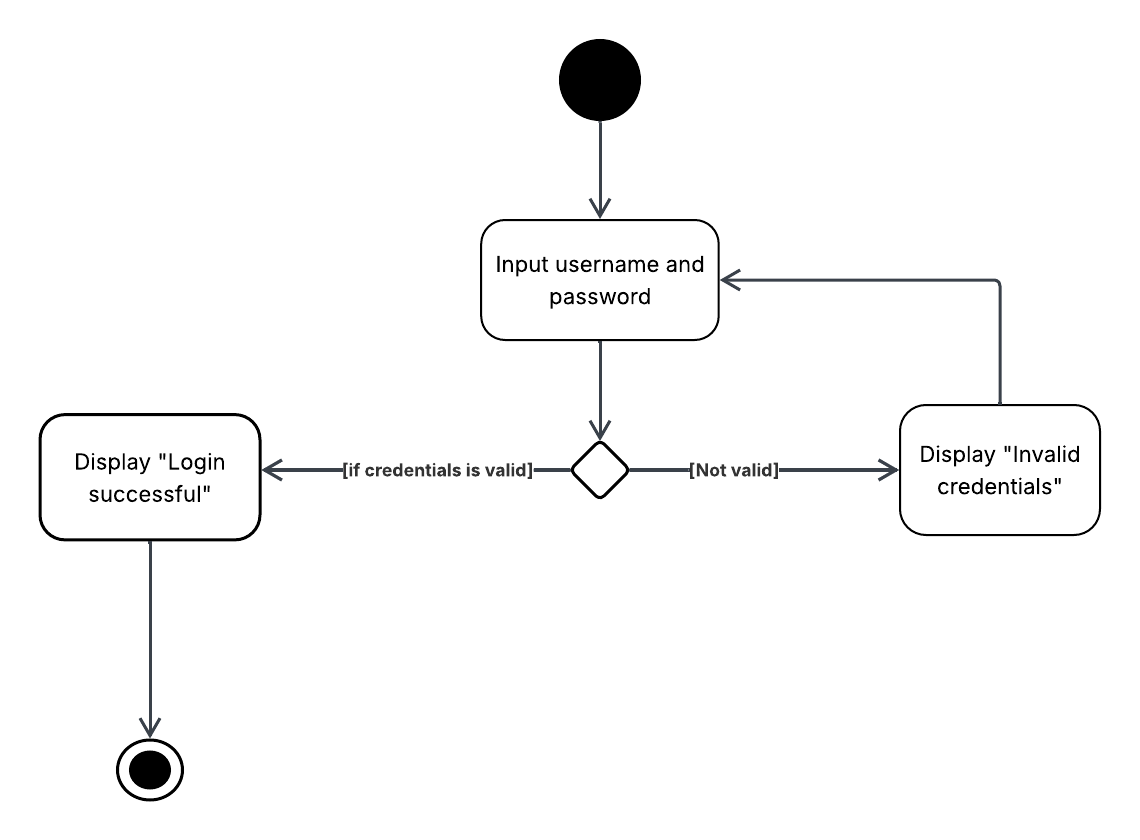
#> input picture images/login.png, 1140 x 840 px, found by its file name
$ python detect_arrow.py
#> lines starting #> are read from the running program, lines starting #| are printed output that depends on the picture; after the words box and inside, x2 and y2 are one past the last pixel; in counts of white or black regions, pixels touching at a corner belong together
import cv2
import numpy as np
import matplotlib.pyplot as plt

def preprocess_image(image_path):
    """
    Loads an image and converts it to a clean binary version.
    """
#> called with image_path = './images/login.png'
    # Read image
    img = cv2.imread(image_path)
#> img is the input picture: shape (840, 1140, 3); mean B, G, R 249.4, 249.4, 249.4
    if img is None:
        raise ValueError(f"Image at {image_path} not loaded. Check the path.")

    # Convert to grayscale and blur to reduce noise
    gray = cv2.cvtColor(img, cv2.COLOR_BGR2GRAY)
    blurred = cv2.GaussianBlur(gray, (5, 5), 0)

    # Use adaptive thresholding for varying lighting conditions
    binary = cv2.adaptiveThreshold(blurred, 255, cv2.ADAPTIVE_THRESH_GAUSSIAN_C,
                                  cv2.THRESH_BINARY_INV, 11, 2)
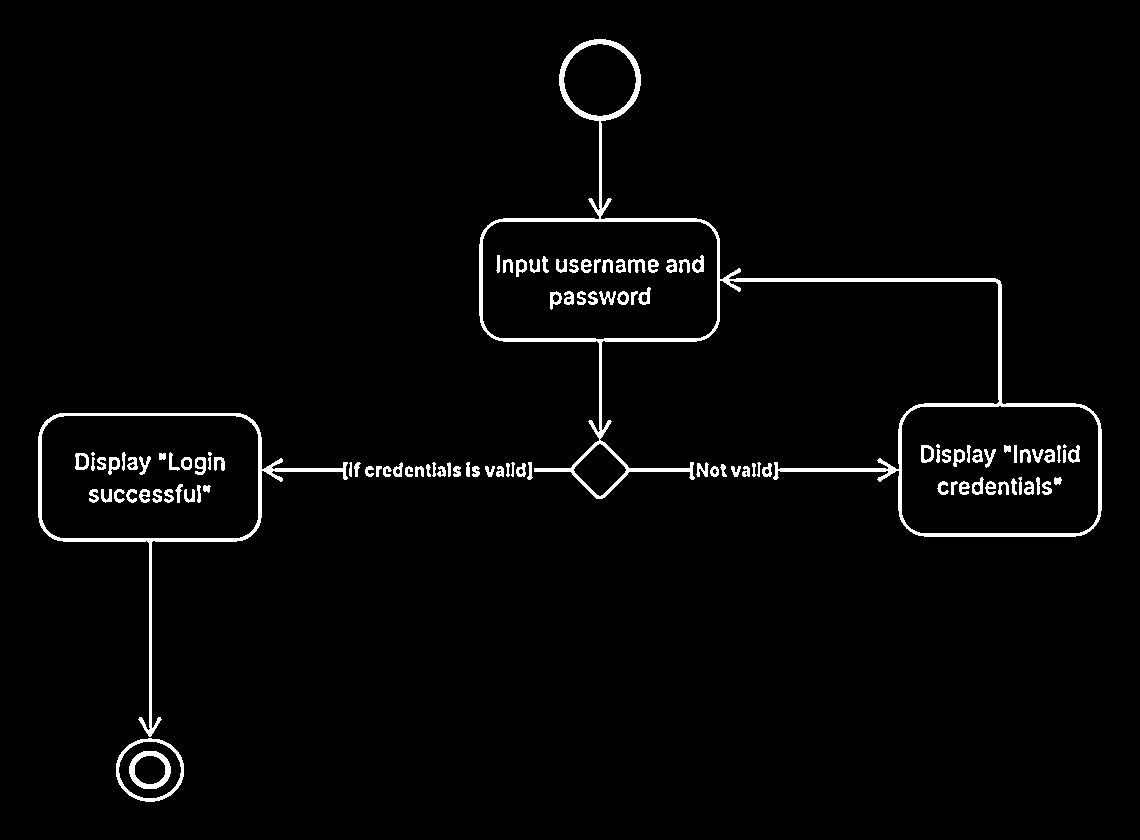
#> binary: shape (840, 1140); 2.4% white; 112 white regions (4 under 20 px), largest, box (x1, y1, x2, y2) and area: (479, 39, 1102, 537) 10324, (38, 413, 348, 737) 3574, (116, 738, 184, 802) 714

    # Morphological closing to close small holes inside shapes
    kernel_close = np.ones((3, 3), np.uint8)
    binary = cv2.morphologyEx(binary, cv2.MORPH_CLOSE, kernel_close)
#> binary: shape (840, 1140); 2.5% white; 34 white regions, largest, box (x1, y1, x2, y2) and area: (479, 39, 1102, 537) 11410, (38, 413, 361, 802) 4436, (577, 287, 651, 305) 611

    # Morphological opening to remove small noise points
    kernel_open = np.ones((3, 3), np.uint8)
    binary = cv2.morphologyEx(binary, cv2.MORPH_OPEN, kernel_open)
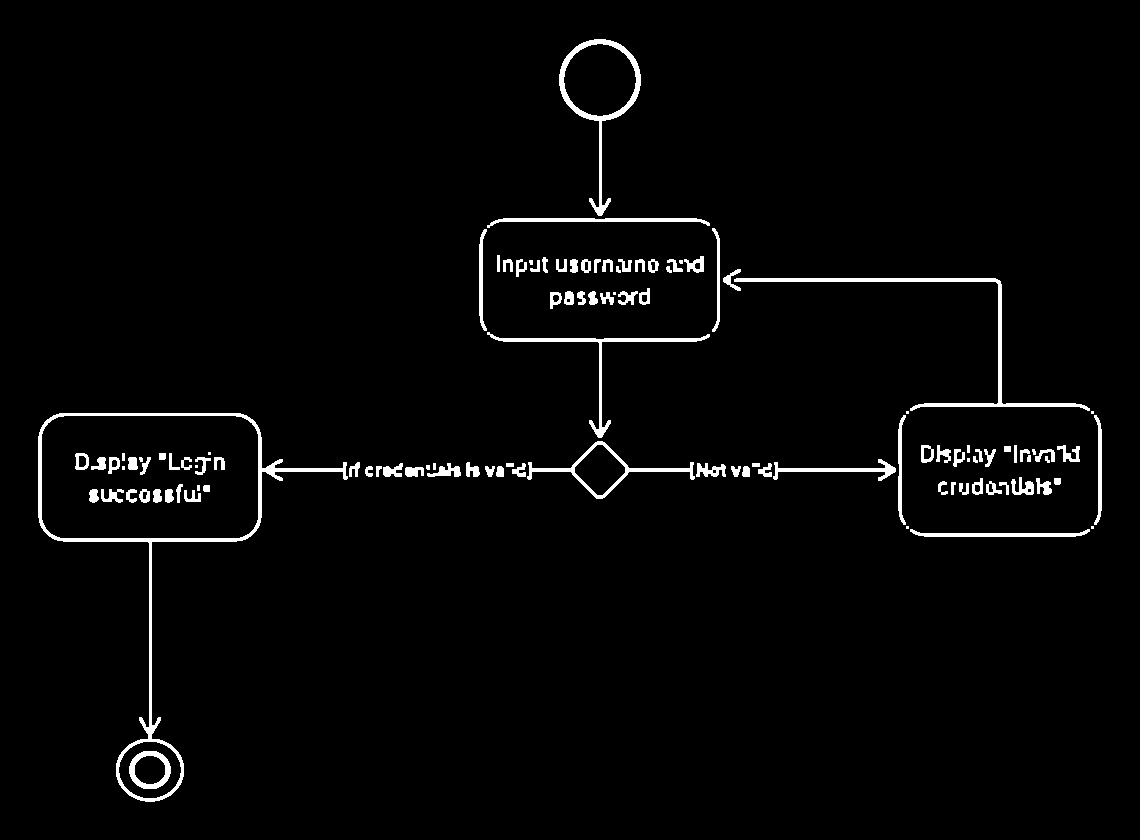
#> binary: shape (840, 1140); 2.4% white; 113 white regions (15 under 20 px)

    return img, binary

def separate_connected_components(binary_img, original_img):
    """
    The core function to separate connected components using the Watershed algorithm.
    Returns a list of masks for each separated object.
    """
    # Step 1: Sure background area via dilation
    kernel = np.ones((3,3), np.uint8)
    sure_bg = cv2.dilate(binary_img, kernel, iterations=2)

    # Step 2: Sure foreground area via distance transform + thresholding
    dist_transform = cv2.distanceTransform(binary_img, cv2.DIST_L2, 5)

    # Normalize the distance transform for easier thresholding
    cv2.normalize(dist_transform, dist_transform, 0, 1.0, cv2.NORM_MINMAX)

    # Adjust this threshold (0.3-0.7) to control what is considered "sure foreground"
    ret, sure_fg = cv2.threshold(dist_transform, 0.5 * dist_transform.max(), 255, 0)
    sure_fg = sure_fg.astype(np.uint8)

    # Step 3: Find the unknown region (boundary area)
    unknown = cv2.subtract(sure_bg, sure_fg)

    # Step 4: Label markers for the sure foreground
    ret, markers = cv2.connectedComponents(sure_fg)

    # Add one to all labels so that sure background is not 0, but 1
    markers = markers + 1

    # Now, mark the region of unknown with zero
    markers[unknown == 255] = 0

    # Apply Watershed algorithm. This modifies the original image in-place.
    img_for_watershed = original_img.copy()
    markers = cv2.watershed(img_for_watershed, markers)

    # After watershed, boundaries are marked with -1, and objects have values >= 2
    # Let's create a mask for each separate object
    separated_masks = []
    for marker_val in np.unique(markers):
        if marker_val > 1:  # Skip background (-1, 1) and unknown (0)
            mask = np.zeros_like(binary_img, dtype=np.uint8)
            mask[markers == marker_val] = 255
            separated_masks.append(mask)

    return separated_masks, markers

def is_arrow(contour, mask_area):
    """
    Heuristic function to determine if a contour is likely an arrow.
    This is crucial for UML diagram interpretation.
    """
    area = cv2.contourArea(contour)
    if area < 100:  # Too small to be a significant arrow
        return False

    # Get the bounding rectangle and aspect ratio
    x, y, w, h = cv2.boundingRect(contour)
    aspect_ratio = float(w) / h

    # Arrows are often long and thin, or have a triangular head
    # Check for high aspect ratio (long horizontal arrow) or low (long vertical arrow)
    is_long_and_thin = aspect_ratio > 4.0 or aspect_ratio < 0.25

    # Check compactness (how close the shape is to a circle)
    # Arrows are less compact than boxes or circles.
    perimeter = cv2.arcLength(contour, True)
    if perimeter > 0:
        compactness = 4 * np.pi * area / (perimeter * perimeter)
    else:
        compactness = 0

    is_non_compact = compactness < 0.2  # Circles have compactness ~1, lines ~0

    # Check for a triangular tip using contour approximation
    epsilon = 0.03 * perimeter
    approx = cv2.approxPolyDP(contour, epsilon, True)
    has_pointy_tip = len(approx) >= 3 and len(approx) <= 7  # Triangles/pentagons for arrowheads

    # Check convexity defects - an arrowhead often has significant defects
    hull = cv2.convexHull(contour, returnPoints=False)
    if len(hull) > 3:
        defects = cv2.convexityDefects(contour, hull)
        if defects is not None:
            # Check if any defect is deep enough to be an arrowhead
            for i in range(defects.shape[0]):
                s, e, f, d = defects[i, 0]
                if d > 10000:  # This value is distance-dependent, may need tuning
                    has_pointy_tip = True
                    break

    # A shape is likely an arrow if it's long and thin OR has a pointy tip
    return (is_long_and_thin or has_pointy_tip) and is_non_compact

def process_uml_diagram(image_path):
    """
    Main function to process a UML diagram image, separate connected components,
    and identify arrows.
    """
    # 1. Preprocess the image
    original_img, binary_img = preprocess_image(image_path)
    result_img = original_img.copy()

    # 2. Find initial contours to see connected objects
    contours, hierarchy = cv2.findContours(binary_img, cv2.RETR_EXTERNAL, cv2.CHAIN_APPROX_SIMPLE)
#> contours = 87 contours, 17 with area under 20; largest, box (x1, y1, x2, y2) and area: (38, 413, 348, 802) 32162, (559, 39, 641, 216) 5470, (527, 441, 695, 499) 2386, (734, 278, 1090, 411) 1676, (487, 332, 710, 438) 944

    print(f"Found {len(contours)} initial contour(s)")
#| Found 87 initial contour(s)

    # 3. We'll store final results here
    arrow_contours = []
    shape_contours = []

    for i, cnt in enumerate(contours):
        area = cv2.contourArea(cnt)
        if area < 500:  # Ignore very small artifacts
            continue

        # Create a mask for this specific contour
        contour_mask = np.zeros_like(binary_img)
        cv2.drawContours(contour_mask, [cnt], -1, 255, -1)

        # Check if this might be multiple connected objects
        # Try to separate using watershed on this specific contour region
        separated_masks, markers = separate_connected_components(contour_mask, original_img)

        print(f"Contour {i+1} separated into {len(separated_masks)} component(s)")

        # Analyze each separated component
        for mask in separated_masks:
            # Find the contour of this separated component
            comp_contours, _ = cv2.findContours(mask, cv2.RETR_EXTERNAL, cv2.CHAIN_APPROX_SIMPLE)
            if comp_contours:
                comp_cnt = comp_contours[0]

                # Classify as arrow or shape
                if is_arrow(comp_cnt, cv2.countNonZero(mask)):
                    arrow_contours.append(comp_cnt)
                    # Draw arrow in green
                    cv2.drawContours(result_img, [comp_cnt], -1, (0, 255, 0), 2)
                else:
                    shape_contours.append(comp_cnt)
                    # Draw shape in red
                    cv2.drawContours(result_img, [comp_cnt], -1, (0, 0, 255), 2)
#> this loop made 87 passes
#> cnt on passes 22, 25, 42, 44: [[752, 463], [752, 466], [759, 466], [759, 463]], [[506, 463], [506, 466], [513, 466], [513, 463]], [[1004, 446], [1004, 451], [1010, 451], [1010, 446]], [[1014, 445], [1014, 462], [1016, 462], [1016, 445]]
#| Contour 1 separated into 1 component(s)
#| Contour 31 separated into 1 component(s)
#| Contour 48 separated into 1 component(s)
#| Contour 51 separated into 1 component(s)
#| Contour 54 separated into 4 component(s)
#| Contour 63 separated into 3 component(s)
#| Contour 86 separated into 2 component(s)
#| Contour 87 separated into 1 component(s)
#> pass 1, in separate_connected_components, `ret, sure_fg = cv2.threshold(dist_transform, 0.5 * dist_transform.max(..`:
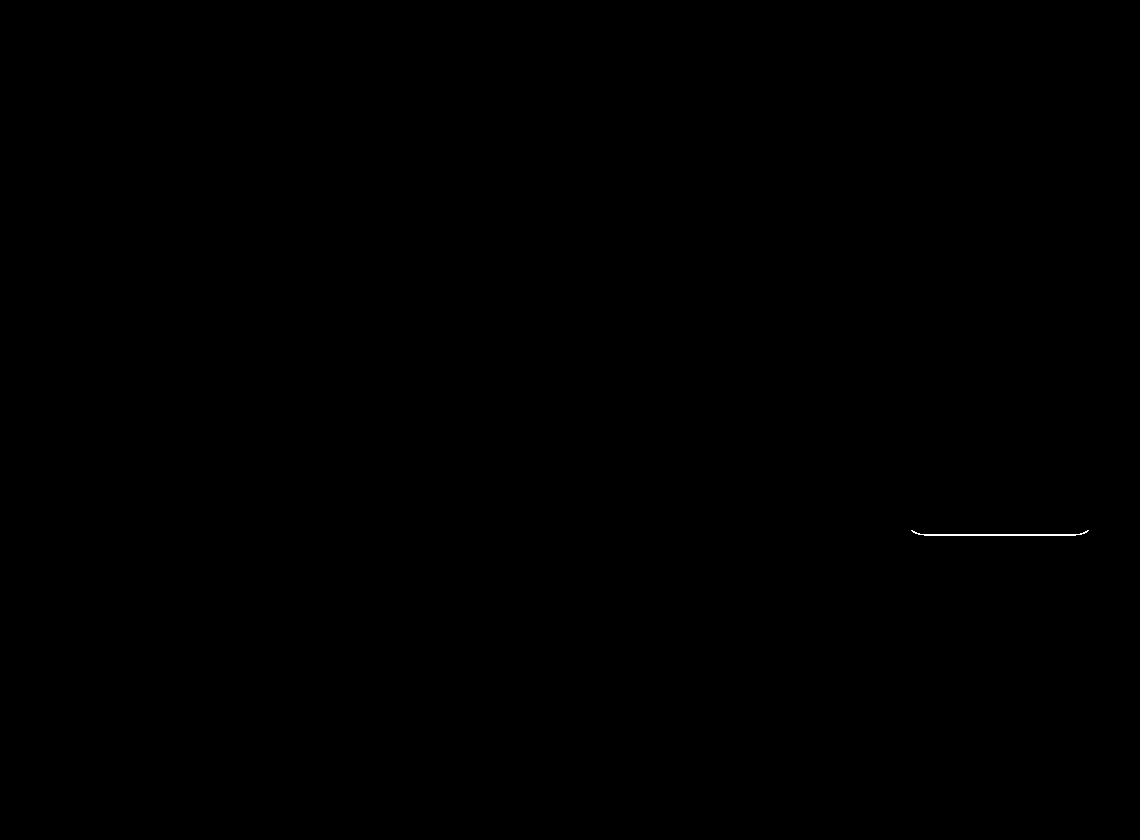
#> sure_fg: shape (840, 1140) float32; 0.04% white in thin lines or dots, all inside (x1, y1, x2, y2) = (911, 530, 1089, 536)
#> after the loop: contour_mask: shape (840, 1140); 0.6% white; 1 white region, box (x1, y1, x2, y2) and area: (559, 39, 641, 216) 5699
#> after the loop: mask: shape (840, 1140); 0.56% white; 1 white region
#> after the loop:
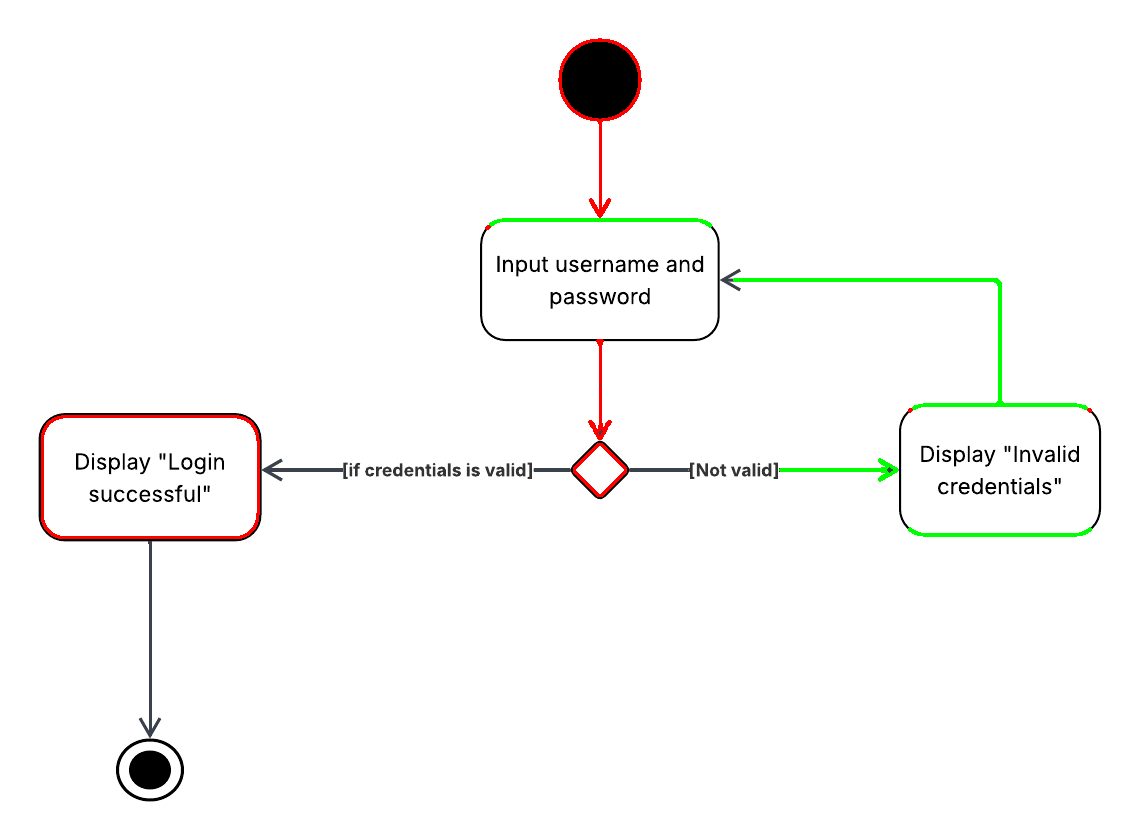
#> result_img: shape (840, 1140, 3); 0.93% of pixels changed, all inside (x1, y1, x2, y2) = (41, 38, 1092, 539)
#> after the loop, arrow_contours = 4 contours; box (x1, y1, x2, y2) and area: (734, 279, 1088, 409) 561, (780, 459, 897, 481) 208, (490, 219, 711, 227) 207, (909, 528, 1091, 536) 169; shape_contours = 10 contours, 6 with area under 20; largest, box (x1, y1, x2, y2) and area: (42, 416, 259, 538) 25669, (559, 39, 641, 217) 5113, (574, 444, 626, 496) 1449, (594, 386, 607, 439) 70

    # 4. Display and save results
    plt.figure(figsize=(20, 10))

    plt.subplot(1, 3, 1)
    plt.imshow(cv2.cvtColor(original_img, cv2.COLOR_BGR2RGB))
    plt.title('Original UML Diagram')
    plt.axis('off')

    plt.subplot(1, 3, 2)
    plt.imshow(binary_img, cmap='gray')
    plt.title('Binary Image')
    plt.axis('off')

    plt.subplot(1, 3, 3)
    plt.imshow(cv2.cvtColor(result_img, cv2.COLOR_BGR2RGB))
    plt.title(f'Detected Arrows (Green): {len(arrow_contours)}\nShapes (Red): {len(shape_contours)}')
    plt.axis('off')

    plt.tight_layout()
    plt.savefig('uml_analysis_result.png', dpi=300, bbox_inches='tight')
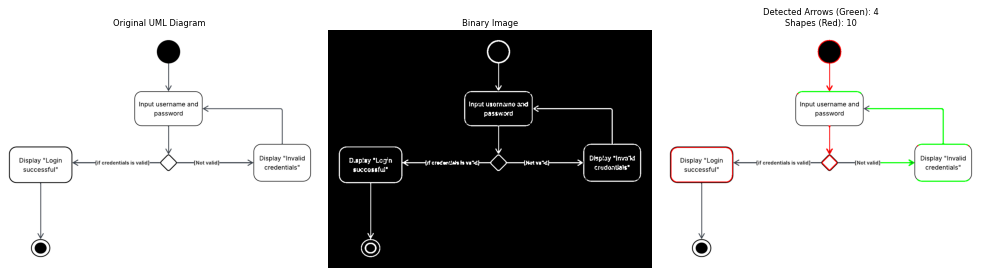
#> figure drawn by matplotlib, 3 panels
    plt.show()

    return arrow_contours, shape_contours, result_img

# --- MAIN EXECUTION ---
if __name__ == "__main__":
    image_path = "./images/login.png"  # <-- REPLACE WITH YOUR IMAGE PATH

    try:
        arrows, shapes, result_image = process_uml_diagram(image_path)
#> arrows has the same summary as arrow_contours in process_uml_diagram; shapes has the same summary as shape_contours in process_uml_diagram
        print(f"Analysis complete! Found {len(arrows)} arrows and {len(shapes)} shapes.")
#| Analysis complete! Found 4 arrows and 10 shapes.

        # Save the result image
        cv2.imwrite("detected_arrows_and_shapes.jpg", result_image)

    except Exception as e:
        print(f"Error processing image: {e}")
